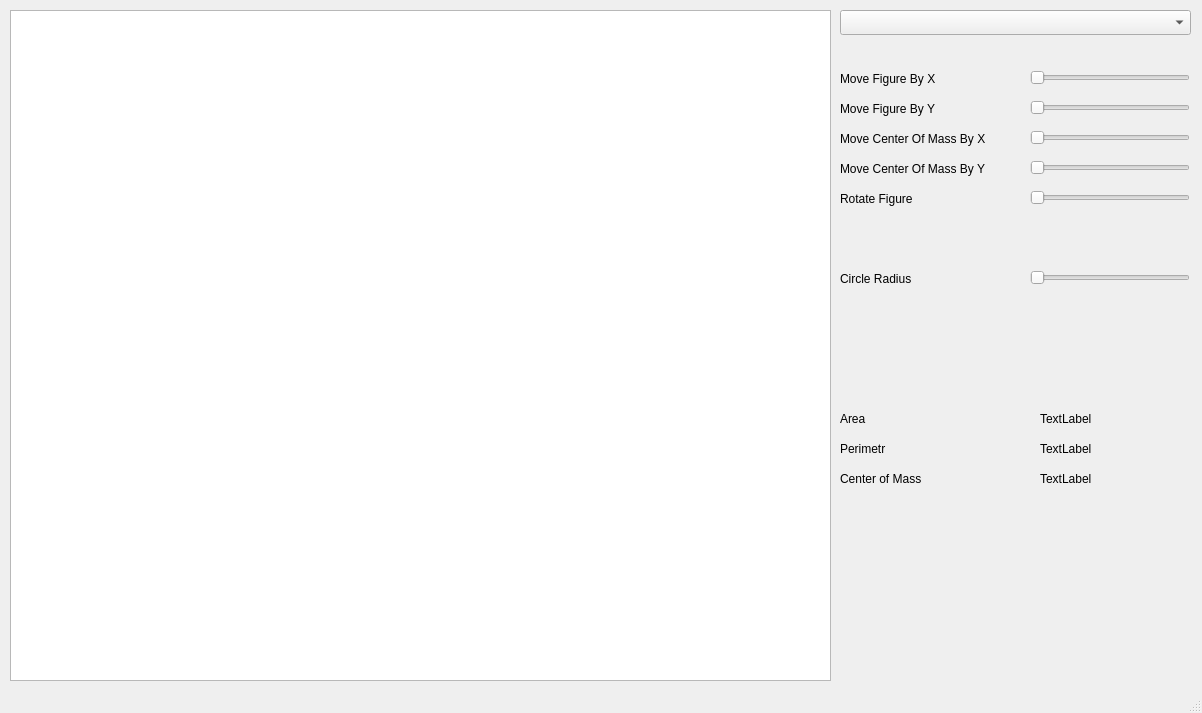
<?xml version="1.0" encoding="UTF-8"?>
<ui version="4.0">
 <class>MainWindow</class>
 <widget class="QMainWindow" name="MainWindow">
  <property name="geometry">
   <rect>
    <x>0</x>
    <y>0</y>
    <width>1202</width>
    <height>713</height>
   </rect>
  </property>
  <property name="windowTitle">
   <string>МОЙ ПЭИНТ УРАААААААА</string>
  </property>
  <widget class="QWidget" name="centralwidget">
   <widget class="QComboBox" name="comboBox">
    <property name="geometry">
     <rect>
      <x>840</x>
      <y>10</y>
      <width>351</width>
      <height>25</height>
     </rect>
    </property>
   </widget>
   <widget class="QGraphicsView" name="graphicsView">
    <property name="geometry">
     <rect>
      <x>10</x>
      <y>10</y>
      <width>821</width>
      <height>671</height>
     </rect>
    </property>
   </widget>
   <widget class="QLabel" name="label">
    <property name="geometry">
     <rect>
      <x>840</x>
      <y>70</y>
      <width>121</width>
      <height>17</height>
     </rect>
    </property>
    <property name="text">
     <string>Move Figure By X</string>
    </property>
   </widget>
   <widget class="QLabel" name="label_2">
    <property name="geometry">
     <rect>
      <x>840</x>
      <y>100</y>
      <width>121</width>
      <height>17</height>
     </rect>
    </property>
    <property name="text">
     <string>Move Figure By Y</string>
    </property>
   </widget>
   <widget class="QLabel" name="label_3">
    <property name="geometry">
     <rect>
      <x>840</x>
      <y>130</y>
      <width>181</width>
      <height>17</height>
     </rect>
    </property>
    <property name="text">
     <string>Move Center Of Mass By X</string>
    </property>
   </widget>
   <widget class="QLabel" name="label_4">
    <property name="geometry">
     <rect>
      <x>840</x>
      <y>160</y>
      <width>181</width>
      <height>17</height>
     </rect>
    </property>
    <property name="text">
     <string>Move Center Of Mass By Y</string>
    </property>
   </widget>
   <widget class="QLabel" name="label_5">
    <property name="geometry">
     <rect>
      <x>840</x>
      <y>190</y>
      <width>91</width>
      <height>17</height>
     </rect>
    </property>
    <property name="text">
     <string>Rotate Figure</string>
    </property>
   </widget>
   <widget class="QSlider" name="SliderMoveFigureByX">
    <property name="geometry">
     <rect>
      <x>1030</x>
      <y>70</y>
      <width>160</width>
      <height>16</height>
     </rect>
    </property>
    <property name="orientation">
     <enum>Qt::Horizontal</enum>
    </property>
   </widget>
   <widget class="QSlider" name="SliderMoveFigureByY">
    <property name="geometry">
     <rect>
      <x>1030</x>
      <y>100</y>
      <width>160</width>
      <height>16</height>
     </rect>
    </property>
    <property name="orientation">
     <enum>Qt::Horizontal</enum>
    </property>
   </widget>
   <widget class="QSlider" name="SliderMoveCenterOfMassByX">
    <property name="geometry">
     <rect>
      <x>1030</x>
      <y>130</y>
      <width>160</width>
      <height>16</height>
     </rect>
    </property>
    <property name="orientation">
     <enum>Qt::Horizontal</enum>
    </property>
   </widget>
   <widget class="QSlider" name="SliderMoveCenterOfMassByY">
    <property name="geometry">
     <rect>
      <x>1030</x>
      <y>160</y>
      <width>160</width>
      <height>16</height>
     </rect>
    </property>
    <property name="orientation">
     <enum>Qt::Horizontal</enum>
    </property>
   </widget>
   <widget class="QSlider" name="SliderRotateFigure">
    <property name="geometry">
     <rect>
      <x>1030</x>
      <y>190</y>
      <width>160</width>
      <height>16</height>
     </rect>
    </property>
    <property name="orientation">
     <enum>Qt::Horizontal</enum>
    </property>
   </widget>
   <widget class="QStackedWidget" name="stackedWidget">
    <property name="geometry">
     <rect>
      <x>840</x>
      <y>260</y>
      <width>351</width>
      <height>71</height>
     </rect>
    </property>
    <property name="currentIndex">
     <number>0</number>
    </property>
    <widget class="QWidget" name="Circle">
     <widget class="QLabel" name="label_6">
      <property name="geometry">
       <rect>
        <x>0</x>
        <y>10</y>
        <width>91</width>
        <height>17</height>
       </rect>
      </property>
      <property name="text">
       <string>Circle Radius</string>
      </property>
     </widget>
     <widget class="QSlider" name="SliderCircleRadius">
      <property name="geometry">
       <rect>
        <x>190</x>
        <y>10</y>
        <width>160</width>
        <height>16</height>
       </rect>
      </property>
      <property name="orientation">
       <enum>Qt::Horizontal</enum>
      </property>
     </widget>
    </widget>
    <widget class="QWidget" name="Triangle">
     <widget class="QLabel" name="label_7">
      <property name="geometry">
       <rect>
        <x>0</x>
        <y>10</y>
        <width>91</width>
        <height>17</height>
       </rect>
      </property>
      <property name="text">
       <string>Triangle Size</string>
      </property>
     </widget>
     <widget class="QSlider" name="SliderTriangleSize">
      <property name="geometry">
       <rect>
        <x>190</x>
        <y>10</y>
        <width>160</width>
        <height>16</height>
       </rect>
      </property>
      <property name="orientation">
       <enum>Qt::Horizontal</enum>
      </property>
     </widget>
    </widget>
    <widget class="QWidget" name="SixPointedStar">
     <widget class="QLabel" name="label_16">
      <property name="geometry">
       <rect>
        <x>0</x>
        <y>10</y>
        <width>66</width>
        <height>17</height>
       </rect>
      </property>
      <property name="text">
       <string>Radius 1</string>
      </property>
     </widget>
     <widget class="QLabel" name="label_17">
      <property name="geometry">
       <rect>
        <x>0</x>
        <y>40</y>
        <width>66</width>
        <height>17</height>
       </rect>
      </property>
      <property name="text">
       <string>Radius 2</string>
      </property>
     </widget>
     <widget class="QSlider" name="Slider6StarRadius1">
      <property name="geometry">
       <rect>
        <x>190</x>
        <y>10</y>
        <width>160</width>
        <height>16</height>
       </rect>
      </property>
      <property name="orientation">
       <enum>Qt::Horizontal</enum>
      </property>
     </widget>
     <widget class="QSlider" name="Slider6StarRadius2">
      <property name="geometry">
       <rect>
        <x>190</x>
        <y>40</y>
        <width>160</width>
        <height>16</height>
       </rect>
      </property>
      <property name="orientation">
       <enum>Qt::Horizontal</enum>
      </property>
     </widget>
    </widget>
    <widget class="QWidget" name="PaintFigure">
     <widget class="QLabel" name="label_23">
      <property name="geometry">
       <rect>
        <x>0</x>
        <y>10</y>
        <width>121</width>
        <height>17</height>
       </rect>
      </property>
      <property name="text">
       <string>Brush Thickness</string>
      </property>
     </widget>
     <widget class="QSlider" name="SliderBrushThickness">
      <property name="geometry">
       <rect>
        <x>190</x>
        <y>10</y>
        <width>160</width>
        <height>16</height>
       </rect>
      </property>
      <property name="orientation">
       <enum>Qt::Horizontal</enum>
      </property>
     </widget>
    </widget>
    <widget class="QWidget" name="FivePointedStar">
     <widget class="QLabel" name="label_14">
      <property name="geometry">
       <rect>
        <x>0</x>
        <y>10</y>
        <width>66</width>
        <height>17</height>
       </rect>
      </property>
      <property name="text">
       <string>Radius 1</string>
      </property>
     </widget>
     <widget class="QLabel" name="label_15">
      <property name="geometry">
       <rect>
        <x>0</x>
        <y>40</y>
        <width>66</width>
        <height>17</height>
       </rect>
      </property>
      <property name="text">
       <string>Radius 2</string>
      </property>
     </widget>
     <widget class="QSlider" name="Slider5StarRadius1">
      <property name="geometry">
       <rect>
        <x>190</x>
        <y>10</y>
        <width>160</width>
        <height>16</height>
       </rect>
      </property>
      <property name="orientation">
       <enum>Qt::Horizontal</enum>
      </property>
     </widget>
     <widget class="QSlider" name="Slider5StarRadius2">
      <property name="geometry">
       <rect>
        <x>190</x>
        <y>40</y>
        <width>160</width>
        <height>16</height>
       </rect>
      </property>
      <property name="orientation">
       <enum>Qt::Horizontal</enum>
      </property>
     </widget>
    </widget>
    <widget class="QWidget" name="EightPointedStar">
     <widget class="QLabel" name="label_11">
      <property name="geometry">
       <rect>
        <x>0</x>
        <y>10</y>
        <width>66</width>
        <height>17</height>
       </rect>
      </property>
      <property name="text">
       <string>Radius 1</string>
      </property>
     </widget>
     <widget class="QLabel" name="label_12">
      <property name="geometry">
       <rect>
        <x>0</x>
        <y>40</y>
        <width>66</width>
        <height>17</height>
       </rect>
      </property>
      <property name="text">
       <string>Radius 2</string>
      </property>
     </widget>
     <widget class="QSlider" name="SliderStar8Radius1">
      <property name="geometry">
       <rect>
        <x>190</x>
        <y>10</y>
        <width>160</width>
        <height>16</height>
       </rect>
      </property>
      <property name="orientation">
       <enum>Qt::Horizontal</enum>
      </property>
     </widget>
     <widget class="QSlider" name="SliderStar8Radius2">
      <property name="geometry">
       <rect>
        <x>190</x>
        <y>40</y>
        <width>160</width>
        <height>16</height>
       </rect>
      </property>
      <property name="orientation">
       <enum>Qt::Horizontal</enum>
      </property>
     </widget>
    </widget>
    <widget class="QWidget" name="Ellipse">
     <widget class="QLabel" name="label_13">
      <property name="geometry">
       <rect>
        <x>0</x>
        <y>10</y>
        <width>101</width>
        <height>17</height>
       </rect>
      </property>
      <property name="text">
       <string>Ellipse Radius</string>
      </property>
     </widget>
     <widget class="QSlider" name="SliderEllipseRadius">
      <property name="geometry">
       <rect>
        <x>190</x>
        <y>10</y>
        <width>160</width>
        <height>16</height>
       </rect>
      </property>
      <property name="orientation">
       <enum>Qt::Horizontal</enum>
      </property>
     </widget>
    </widget>
    <widget class="QWidget" name="Square">
     <widget class="QLabel" name="label_18">
      <property name="geometry">
       <rect>
        <x>0</x>
        <y>10</y>
        <width>81</width>
        <height>17</height>
       </rect>
      </property>
      <property name="text">
       <string>Square Side</string>
      </property>
     </widget>
     <widget class="QSlider" name="SliderSquareSide">
      <property name="geometry">
       <rect>
        <x>190</x>
        <y>10</y>
        <width>160</width>
        <height>16</height>
       </rect>
      </property>
      <property name="orientation">
       <enum>Qt::Horizontal</enum>
      </property>
     </widget>
    </widget>
    <widget class="QWidget" name="Hexagon">
     <widget class="QLabel" name="label_10">
      <property name="geometry">
       <rect>
        <x>0</x>
        <y>10</y>
        <width>121</width>
        <height>17</height>
       </rect>
      </property>
      <property name="text">
       <string>Hexagon Radius</string>
      </property>
     </widget>
     <widget class="QSlider" name="SliderHexagonRadius">
      <property name="geometry">
       <rect>
        <x>190</x>
        <y>10</y>
        <width>160</width>
        <height>16</height>
       </rect>
      </property>
      <property name="orientation">
       <enum>Qt::Horizontal</enum>
      </property>
     </widget>
    </widget>
    <widget class="QWidget" name="Rectangle">
     <widget class="QLabel" name="label_8">
      <property name="geometry">
       <rect>
        <x>0</x>
        <y>10</y>
        <width>121</width>
        <height>17</height>
       </rect>
      </property>
      <property name="text">
       <string>Rectangle Height</string>
      </property>
     </widget>
     <widget class="QLabel" name="label_9">
      <property name="geometry">
       <rect>
        <x>0</x>
        <y>40</y>
        <width>121</width>
        <height>17</height>
       </rect>
      </property>
      <property name="text">
       <string>&lt;html&gt;&lt;head/&gt;&lt;body&gt;&lt;p&gt;Rectangle Width&lt;/p&gt;&lt;/body&gt;&lt;/html&gt;</string>
      </property>
     </widget>
     <widget class="QSlider" name="SliderRectangleHeight">
      <property name="geometry">
       <rect>
        <x>190</x>
        <y>10</y>
        <width>160</width>
        <height>16</height>
       </rect>
      </property>
      <property name="orientation">
       <enum>Qt::Horizontal</enum>
      </property>
     </widget>
     <widget class="QSlider" name="SliderRectangleWidth">
      <property name="geometry">
       <rect>
        <x>190</x>
        <y>40</y>
        <width>160</width>
        <height>16</height>
       </rect>
      </property>
      <property name="orientation">
       <enum>Qt::Horizontal</enum>
      </property>
     </widget>
    </widget>
   </widget>
   <widget class="QStackedWidget" name="stackedWidget_2">
    <property name="geometry">
     <rect>
      <x>840</x>
      <y>400</y>
      <width>351</width>
      <height>61</height>
     </rect>
    </property>
    <widget class="QWidget" name="page">
     <widget class="QLabel" name="label_19">
      <property name="geometry">
       <rect>
        <x>0</x>
        <y>10</y>
        <width>66</width>
        <height>17</height>
       </rect>
      </property>
      <property name="text">
       <string>Area</string>
      </property>
     </widget>
     <widget class="QLabel" name="label_20">
      <property name="geometry">
       <rect>
        <x>0</x>
        <y>40</y>
        <width>66</width>
        <height>17</height>
       </rect>
      </property>
      <property name="text">
       <string>Perimetr</string>
      </property>
     </widget>
     <widget class="QLabel" name="Area">
      <property name="geometry">
       <rect>
        <x>200</x>
        <y>10</y>
        <width>66</width>
        <height>17</height>
       </rect>
      </property>
      <property name="text">
       <string>TextLabel</string>
      </property>
     </widget>
     <widget class="QLabel" name="Perimeter">
      <property name="geometry">
       <rect>
        <x>200</x>
        <y>40</y>
        <width>66</width>
        <height>17</height>
       </rect>
      </property>
      <property name="text">
       <string>TextLabel</string>
      </property>
     </widget>
    </widget>
    <widget class="QWidget" name="page_2"/>
   </widget>
   <widget class="QLabel" name="label_21">
    <property name="geometry">
     <rect>
      <x>840</x>
      <y>470</y>
      <width>111</width>
      <height>17</height>
     </rect>
    </property>
    <property name="text">
     <string>Center of Mass</string>
    </property>
   </widget>
   <widget class="QLabel" name="CenterOfMass">
    <property name="geometry">
     <rect>
      <x>1040</x>
      <y>470</y>
      <width>66</width>
      <height>17</height>
     </rect>
    </property>
    <property name="text">
     <string>TextLabel</string>
    </property>
   </widget>
  </widget>
  <widget class="QMenuBar" name="menubar">
   <property name="geometry">
    <rect>
     <x>0</x>
     <y>0</y>
     <width>1202</width>
     <height>22</height>
    </rect>
   </property>
  </widget>
  <widget class="QStatusBar" name="statusbar"/>
 </widget>
 <resources/>
 <connections/>
</ui>
